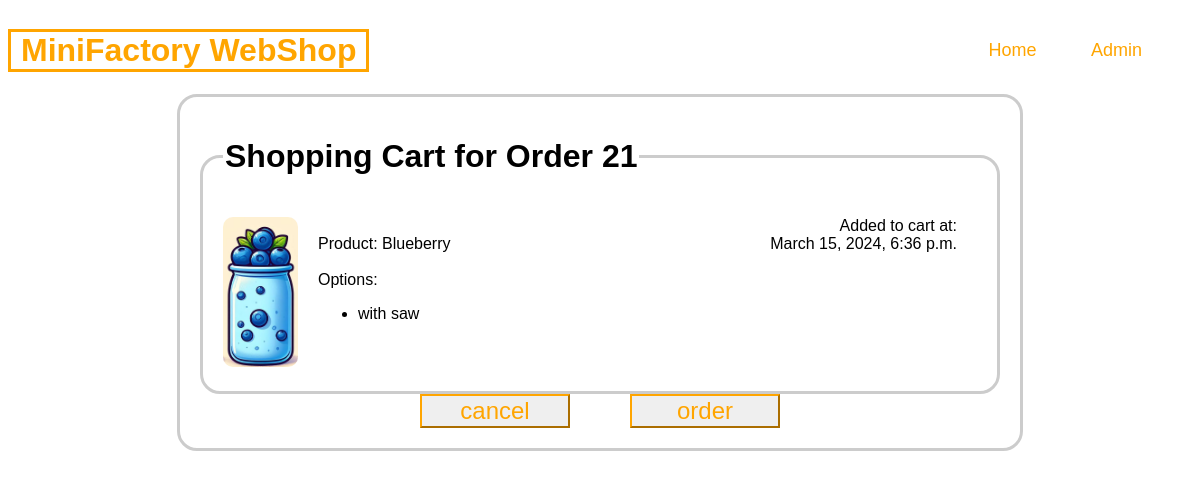
/shop/21/cart/, run on the app's committed database.
### shop/models.py (models this page shows, shortened)
class Order(models.Model):
    product = models.ManyToManyField(Product)
    options = models.ManyToManyField(Option)
    order_date = models.DateTimeField("date ordered")

class Product(models.Model):
    name = models.CharField(max_length=50)
    product_color = models.CharField(max_length=5, choices=(("WHITE", "White"), ("RED", "Red"), ("BLUE", "Blue")))
    image = models.ImageField(upload_to="images/shop")

class Option(models.Model):
    display_text = models.CharField(max_length=50)
    name_int = models.CharField(max_length=50)
    def __str__(self) -> str:
        return self.display_text

### shop/views.py (the view)
# urls.py: path("<int:pk>/cart/", views.CartView.as_view(), name="cart"),
class CartView(generic.DetailView):
    model = Order
    template_name = "shop/cart.html"

### shop/templates/shop/cart.html (shortened to what this page needs)
{% extends 'shop/base.html' %}
{% load static %}
{% block head_link %}
    <link rel="stylesheet" href="{% static 'shop/order_list.css' %}">
{% endblock %}
{% block page_content %}
    <form action="{% url 'shop:order' order.id %}" method="post">
        <fieldset>
            <legend><h1> Shopping Cart for Order {{order.id}} </h1></legend>
            <div class="order">
                <div>
                    <img src="{{ order.product.get.image.url }}"  alt="{{ order.product.get.name }}">
                </div>
                <div>
                    <br>
                    Product:  {{order.product.get.name}}
                    <br><br>
                    Options:
                    <ul>
                        {% for option in order.options.all %}
                            <li> {{ option }}</li>
                        {% endfor %}
                    </ul>
                </div>
                <div class="order_date">
                    Added to cart at:
                    <br>
                    {{ order.order_date }}
                </div>
            </div>
        </fieldset>
        <div class="order buttons">
            <div>
                <input class="button" type="submit" name="button" value="cancel">
            </div>
            <div>
                <input class="button" type="submit" name="button" value="order">
            </div>
        </div>
    </form>
{% endblock %}

### shop/static/shop/style.css (style rules this page uses)
body { font-family: "Raleway", Helvetica, sans-serif; }

### shop/static/shop/order_list.css (style rules this page uses)
fieldset { max-width: 800px; margin: 0 auto; margin-top: 0; padding: 20px; border: 3px solid #ccc; border-radius: 20px; }
img { height: 150px; margin-right: 20px; border-radius: 10px; }
.order { display: flex; flex-flow: row wrap; }
.order_date { margin-right: 20px; margin-left: auto; text-align: right; display: flex; flex-flow: column; justify-content: space-between; }
form { margin: 0 auto; max-width: 800px; padding: 20px; border: 3px solid #ccc; border-radius: 20px; }
.buttons { justify-content: center; }
.button { color: orange; border-color: orange; width: 150px; margin-inline: 30px; font: 1.5em sans-serif; list-style: none; }

### data on the page
Order: id "21", product.get.image (picture), product.get.name "Blueberry", order_date "March 15, 2024, 6:36 p.m."
Option: display_text "with saw"
